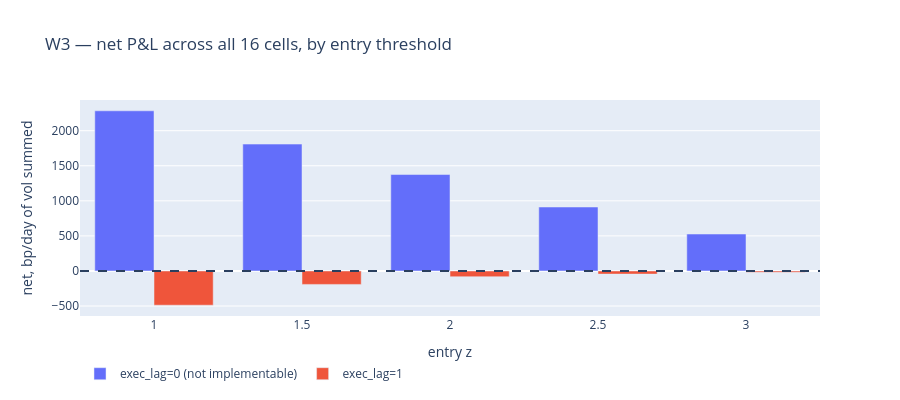

Source (notebook cell):
### Code cell
fig = go.Figure()
for _lag, _nm in ((0, "exec_lag=0 (not implementable)"), (1, "exec_lag=1")):
    _s2 = SWEEP[SWEEP["exec_lag"] == _lag]
    fig.add_trace(go.Bar(x=_s2["entry_z"], y=_s2["net_bp"], name=_nm))
fig.add_hline(y=0.0, line_dash="dash")
fig.update_layout(title="W3 — net P&L across all 16 cells, by entry threshold",
                  xaxis_title="entry z", yaxis_title="net, bp/day of vol summed",
                  height=400, barmode="group", legend=dict(orientation="h", y=-0.2))
fig.show()

### Figure 1 — Plotly figure (JSON) as saved in the notebook; plotly's stock layout.template omitted (floating-point values rounded to 4 significant figures)
{"data": [{"name": "exec_lag=0 (not implementable)", "type": "bar", "x": [1.0, 1.5, 2.0, 2.5, 3.0], "y": [2284.0, 1809.0, 1375.0, 912.1, 526.8]}, {"name": "exec_lag=1", "type": "bar", "x": [1.0, 1.5, 2.0, 2.5, 3.0], "y": [-488.0, -191.5, -81.89, -44.72, -18.08]}], "layout": {"barmode": "group", "height": 400, "legend": {"orientation": "h", "y": -0.2}, "shapes": [{"line": {"dash": "dash"}, "type": "line", "x0": 0, "x1": 1, "xref": "x domain", "y0": 0.0, "y1": 0.0, "yref": "y"}], "title": {"text": "W3 — net P&L across all 16 cells, by entry threshold"}, "xaxis": {"title": {"text": "entry z"}}, "yaxis": {"title": {"text": "net, bp/day of vol summed"}}}}
